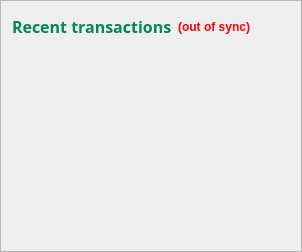
      <widget class="QFrame" name="frame_2">
       <property name="frameShape">
        <enum>QFrame::StyledPanel</enum>
       </property>
       <property name="frameShadow">
        <enum>QFrame::Raised</enum>
       </property>
       <layout class="QVBoxLayout" name="verticalLayout">
        <item>
         <layout class="QHBoxLayout" name="horizontalLayout_2">
          <item>
           <widget class="QLabel" name="label_4">
            <property name="minimumSize">
             <size>
              <width>0</width>
              <height>30</height>
             </size>
            </property>
            <property name="font">
             <font>
              <family>Typola</family>
              <pointsize>12</pointsize>
             </font>
            </property>
            <property name="text">
             <string>&lt;html&gt;&lt;head/&gt;&lt;body&gt;&lt;p&gt;&lt;span style=&quot; font-weight:900; color: rgb(1, 132, 87);&quot;&gt;Recent transactions&lt;/span&gt;&lt;/p&gt;&lt;/body&gt;&lt;/html&gt;</string>
            </property>
           </widget>
          </item>
          <item>
           <widget class="QLabel" name="labelTransactionsStatus">
            <property name="toolTip">
             <string>The displayed information may be out of date. Your wallet automatically synchronizes with the EverGreenCoin network after a connection is established, but this process has not completed yet.</string>
            </property>
            <property name="styleSheet">
             <string notr="true">QLabel { color: red; }
QLabel { font: 10pt &quot;Typola&quot;; }
QLabel { font-weight: 900; }</string>
            </property>
            <property name="text">
             <string notr="true">(out of sync)</string>
            </property>
            <property name="alignment">
             <set>Qt::AlignRight|Qt::AlignTrailing|Qt::AlignVCenter</set>
            </property>
           </widget>
          </item>
          <item>
           <spacer name="horizontalSpacer">
            <property name="orientation">
             <enum>Qt::Horizontal</enum>
            </property>
            <property name="sizeHint" stdset="0">
             <size>
              <width>40</width>
              <height>20</height>
             </size>
            </property>
           </spacer>
          </item>
         </layout>
        </item>
        <item>
         <widget class="QListView" name="listTransactions">
          <property name="styleSheet">
           <string notr="true">QListView { background: transparent; }</string>
          </property>
          <property name="frameShape">
           <enum>QFrame::NoFrame</enum>
          </property>
          <property name="verticalScrollBarPolicy">
           <enum>Qt::ScrollBarAlwaysOff</enum>
          </property>
          <property name="horizontalScrollBarPolicy">
           <enum>Qt::ScrollBarAlwaysOff</enum>
          </property>
          <property name="selectionMode">
           <enum>QAbstractItemView::NoSelection</enum>
          </property>
         </widget>
        </item>
       </layout>
      </widget>
